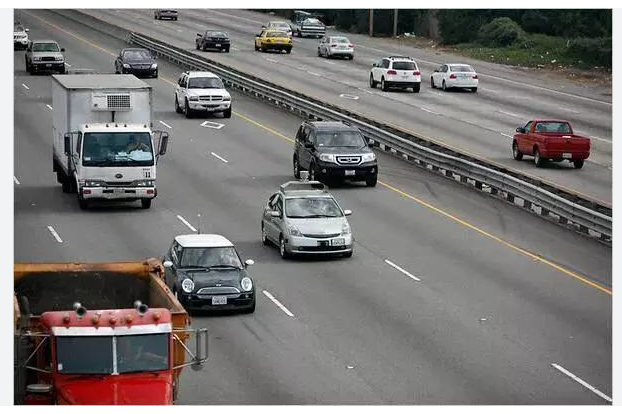
#> input picture cv/car.png, 622 x 414 px
$ python a04.py
#> lines starting #> are read from the running program, lines starting #| are printed output that depends on the picture; after the words box and inside, x2 and y2 are one past the last pixel; in counts of white or black regions, pixels touching at a corner belong together
import cv2
img = cv2.imread('car.png')                    # 讀取街道影像
#> img is the input picture: shape (414, 622, 3); mean B, G, R 117.3, 118.8, 121.5
gray = cv2.cvtColor(img, cv2.COLOR_BGR2GRAY)    # 轉換成黑白影像
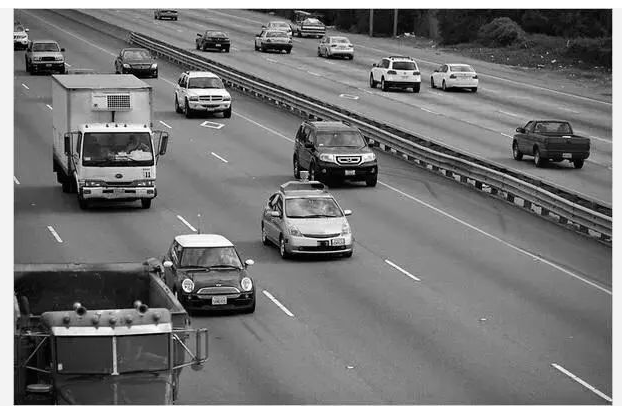
#> gray: shape (414, 622); min 0, max 255, mean 119.5

car = cv2.CascadeClassifier("cars.xml")    # 讀取汽車模型
gray = cv2.medianBlur(gray, 5)                  # 模糊化去除雜訊
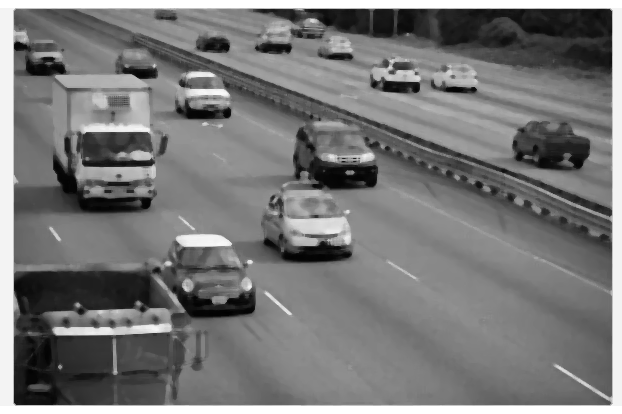
#> gray: shape (414, 622); min 1, max 255, mean 119.3
cars = car.detectMultiScale(gray, 1.1, 3)       # 偵測汽車
#> cars = [[290, 11, 40, 40], [17, 35, 54, 54], [310, 23, 55, 55], [371, 56, 52, 52], [427, 53, 59, 59], [173, 71, 68, 68], [296, 112, 106, 106], [257, 182, 113, 113], [157, 230, 124, 124], [58, 132, 114, 114], [27, 99, 163, 163]]
for (x, y, w, h) in cars:
    cv2.rectangle(img, (x, y), (x+w, y+h), (0, 255, 0), 2)   # 繪製外框
#> this loop made 11 passes
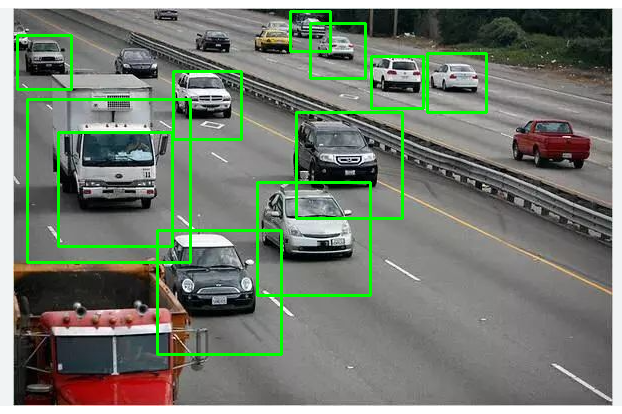
#> img: shape (414, 622, 3); 4.35% of pixels changed, all inside (x1, y1, x2, y2) = (16, 10, 488, 356)

cv2.imshow('image', img)
cv2.waitKey(0) # 按下任意鍵停止
cv2.destroyAllWindows()

$ run again, with cv/face02.png copied over cv/car.png
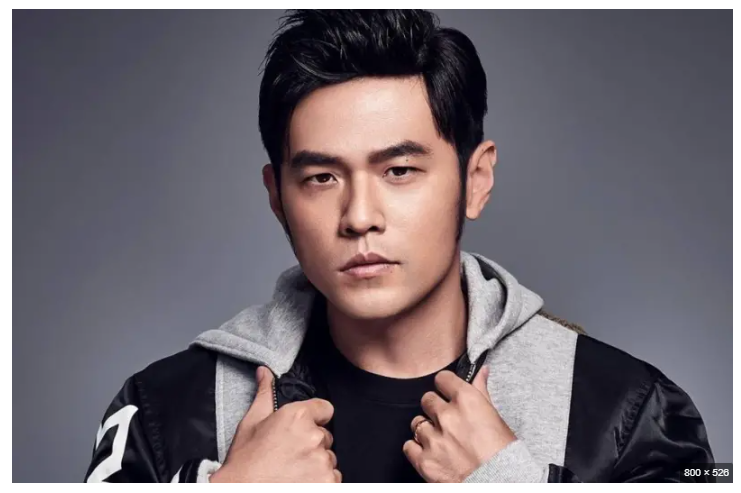
#> input picture cv/face02.png, 741 x 493 px
#> img is the input picture: shape (493, 741, 3); mean B, G, R 112.3, 105.8, 113.9
#> `gray = cv2.cvtColor(img, cv2.COLOR_BGR2GRAY)`:
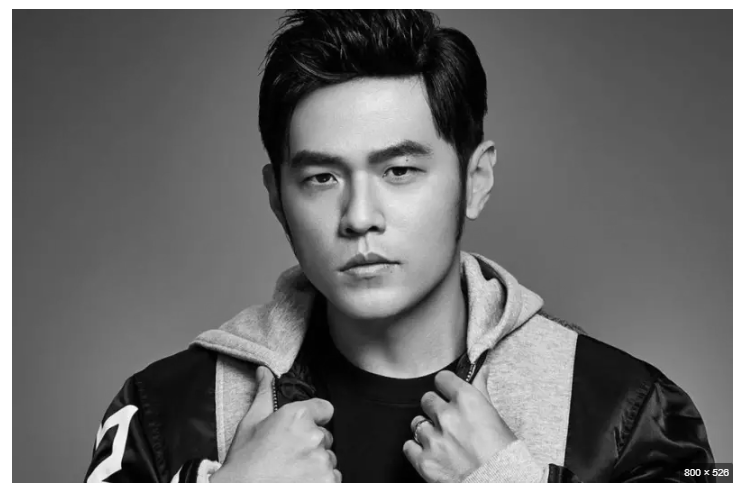
#> gray: shape (493, 741); min 0, max 255, mean 108.9
#> cars = ()
